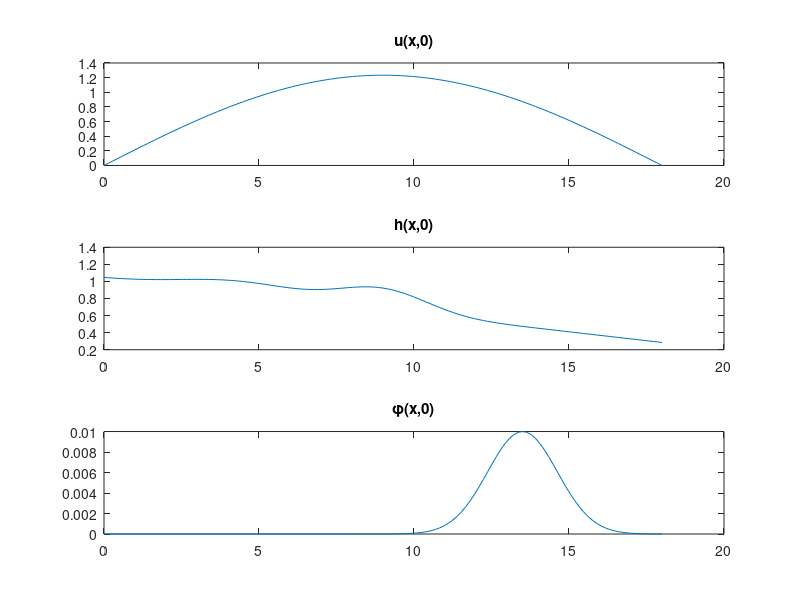
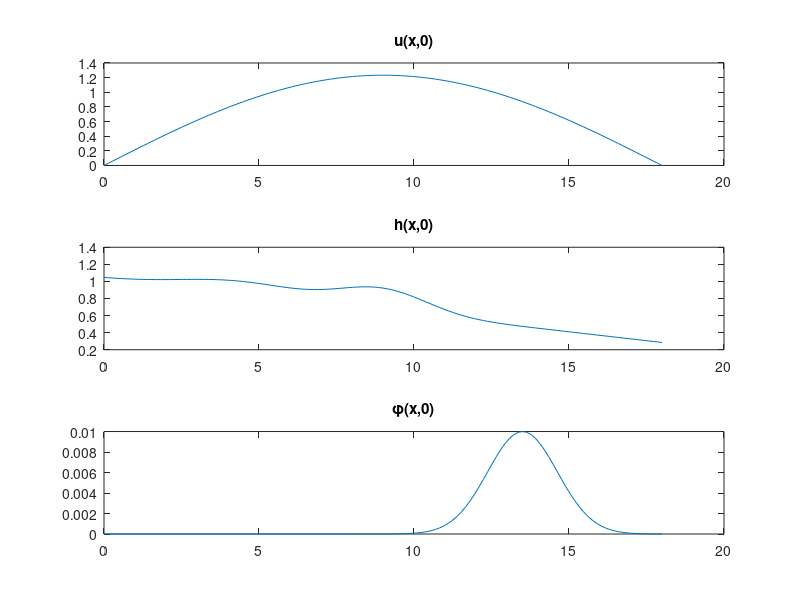
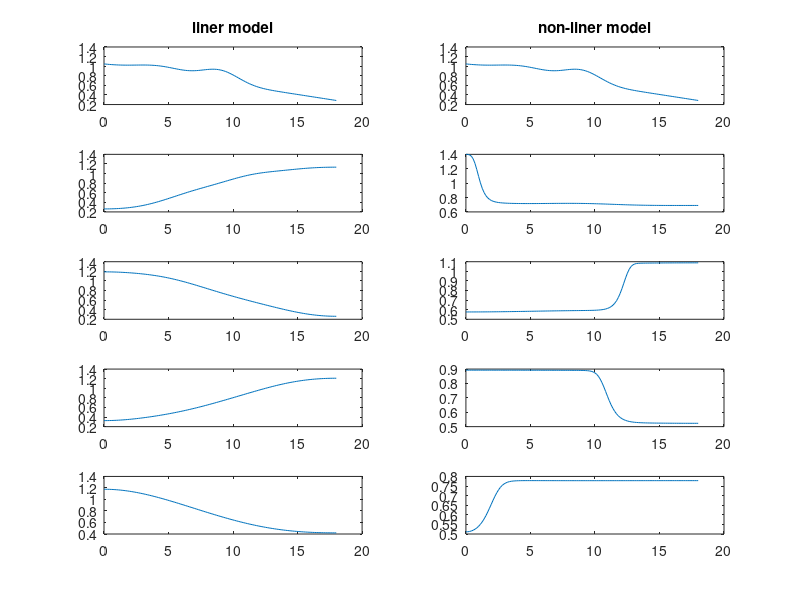
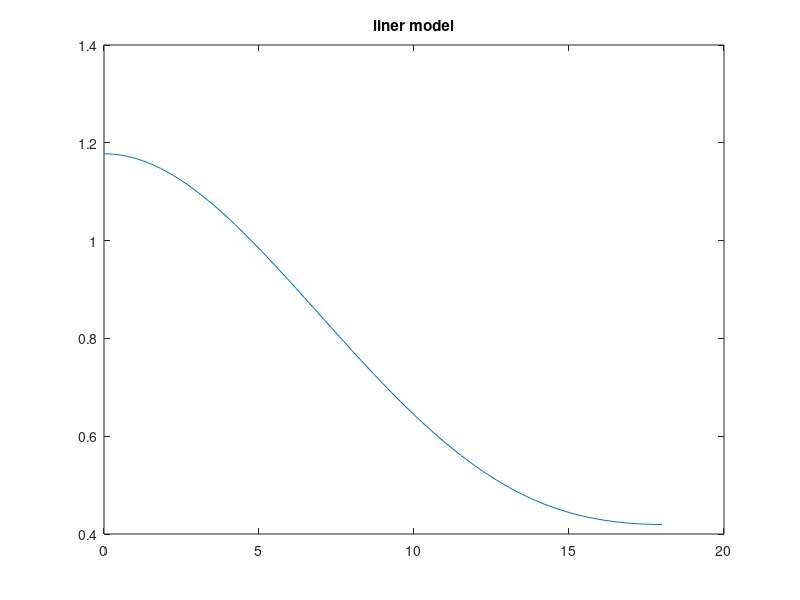

Recreate these plots in MATLAB, in order. (Note: this script raises an error after producing the figures.)
clc;
clear;
close all;

%% Constants for Model
L=18;
g=9.81;
H=0.75;
ro=1000;
w=1.5;
N=128;M=512;
dx=L/N;dt=0.9*dx/(g*H)^0.5;
x=0:dx:N*dx;
thita=2*pi.*x./L;
t=0:dt:(M-1)*dt;
%% Initialize of model
u_n(:,1)=5/11*(g*H)^0.5.*sin(thita./2);
h(:,1)=H*(1/3.*cos((thita-pi)./2).^16+0.2.*cos((thita-pi/2)./4).^32+(1-x./L)+691/1818);
e_ta(:,1)=h(:,1)-H;
phi(:,1)=0.01.*exp(-128.*(x./L-3/4).^2);
%% Read ASCII data
u_lin=load('u_lin.dat');
h_lin=load('h_lin.dat');
%% plot the initial value of fluid surface
figure;
subplot(3,1,1);
plot(x,u_lin(:,1));
title('u(x,0)');
subplot(3,1,2);
plot(x,h_lin(:,1));
title('h(x,0)');
subplot(3,1,3);
plot(x,phi(:,1));
title('\phi(x,0)');
%% Read the Matlab file
D=load('soln.mat');
u_nlin=D.u_nlin;
h_nlin=D.h_nlin;
phi_nlin=D.phi_nlin;
figure;
subplot(3,1,1);
plot(x,u_nlin(:,1));
title('u(x,0)');
subplot(3,1,2);
plot(x,h_nlin(:,1));
title('h(x,0)');
subplot(3,1,3);
plot(x,phi_nlin(:,1));
title('\phi(x,0)');
%% plot the evolution of the fluid depth for linear and non-lienar model
figure;
subplot(5,2,1);
plot(x,h_lin(:,1));
title('liner model');
subplot(5,2,2);
plot(x,h_nlin(:,1));
title('non-liner model');
subplot(5,2,3);
plot(x,h_lin(:,128));
subplot(5,2,4);
plot(x,h_nlin(:,128));
subplot(5,2,5);
plot(x,h_lin(:,256));
subplot(5,2,6);
plot(x,h_nlin(:,256));
subplot(5,2,7);
plot(x,h_lin(:,384));
subplot(5,2,8);
plot(x,h_nlin(:,384));
subplot(5,2,9);
plot(x,h_lin(:,512));
subplot(5,2,10);
plot(x,h_nlin(:,512));
%% visualization  by  getframe
figure;
for i =1:M
    plot(x,h_lin(:,i));
    title('liner model');
    F(i) = getframe;
end
movie(F);
figure;
for i =1:M
    plot(x,h_nlin(:,i));
    title('non-liner model');
    G(i) = getframe;
end
movie(G);
%% Creating the linear and non-linear Model
prompt = 'Enter liner/non-linear: ';
answer = input(prompt);
if(answer==1)
    for i =1:M-1
        [u2,h2,eta2,phi2] = nonlinear(u_n(:,i),h(:,i),e_ta(:,i),phi(:,i),N,dx,dt,g,H);
        u_n(:,i+1)=u2;h(:,i+1)=h2;e_ta(:,i+1)=eta2;phi(:,i+1)=phi2;
    end
    s=sum(sum(u_n-u_nlin));
    if(abs(s)<0.0001)
        disp('created model is same as saved model!');
    end
else
    for i =1:M-1
        [u2,h2,eta2] = gravity(u_n(:,i),h(:,i),e_ta(:,i),N,dx,dt,g,H);
        phi2=transport(phi(:,i),u_n(:,i),N,dx,dt);
        u_n(:,i+1)=u2;h(:,i+1)=h2;e_ta(:,i+1)=eta2;phi(:,i+1)=phi2;
    end
    s=sum(sum(u-u_lin));
    if(abs(s)<0.0001)
        disp('created model is same as saved model!');
    end
end
figure;
plot(x,phi(:,1),x,phi(:,128),x,phi(:,184));
legend('m=1','m=128','m=184');
Ke=zeros(M,1);Pe=zeros(M,1);te=zeros(M,1);mass=zeros(M,1);
for i =1:M
    %Kenetic energy
    f1=0.5.*h(:,i).*u_n(:,i).^2;
    %potential evergy
    f2=0.5*g.*e_ta(:,i).^2;
    %fluid mass 
    f3=h(:,i);
    Ke(i)=ro*w.*trapezoidal(f1,N,dx);
    Pe(i)=ro*w.*trapezoidal(f2,N,dx);
    mass(i)=ro*w.*trapezoidal(f3,N,dx);
    te(i)=Pe(i)+Ke(i);
end
figure;
subplot(1,2,1);
plot(t,mass./mass(1));
title('The Change of Fluid Mass vs time');
subplot(1,2,2);
plot(t,te./te(1));
title('The Change of Total available energy vs time');

figure;
plot(t,Ke,t,Pe,t,te);
title('The Change of Available energy vs Time');
legend('kinetic energy','potential energy','total available energy');
%% plot the evolution of the fluid depth for the created linear and non-lienar model
figure;
subplot(5,2,1);
plot(x,h_lin(:,1));
title('m=1');
subplot(5,2,2);
plot(x,h_nlin(:,1));
title('m=1');
subplot(5,2,3);
plot(x,h_lin(:,128));
title('m=128');
subplot(5,2,4);
plot(x,h_nlin(:,128));
title('m=128');
subplot(5,2,5);
plot(x,h_lin(:,256));
title('m=256');
subplot(5,2,6);
plot(x,h_nlin(:,256));
title('m=256');
subplot(5,2,7);
plot(x,h_lin(:,384));
title('m=384');
subplot(5,2,8);
plot(x,h_nlin(:,384));
title('m==384');
subplot(5,2,9);
plot(x,h_lin(:,512));
title('m=512');
subplot(5,2,10);
plot(x,h_nlin(:,512));
title('m=512');